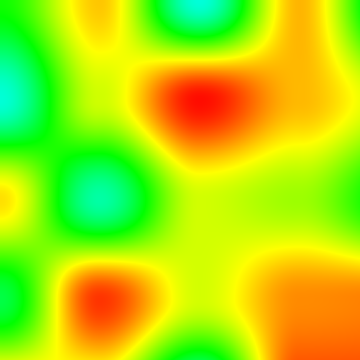
Frame 1 (no input)
Frame 60 (the mouse pressed at the canvas centre just before this capture): identical to frame 1, image omitted
Frame 120 (the mouse held since frame 60 and released just before this capture): identical to frame 1, image omitted

The Processing sketch that drew this single still picture (run headless with seeded random() and noise(); from frame 60 on, the mouse is pressed at the canvas centre):

// Processing sketch: perlinNoiseHeatMap
// ── perlinNoiseHeatMap.pde
float increment = 0.01;

void setup() {
  colorMode(HSB);
  size(360, 360);
}

void draw() {
  fitnessMap(); 
}

void fitnessMap() {
  loadPixels();
   
  noiseDetail(1);
  
  float xoff = 0.0;
  for (int x = 0; x < width; x++) {
    xoff += increment;
    float yoff = 0.0; 
    for (int y = 0; y < height; y++) {
      yoff += increment;
      pixels[x+y*width] = color(255*noise(xoff, yoff), 255, 255);
    }
  }
  
  updatePixels();
}
